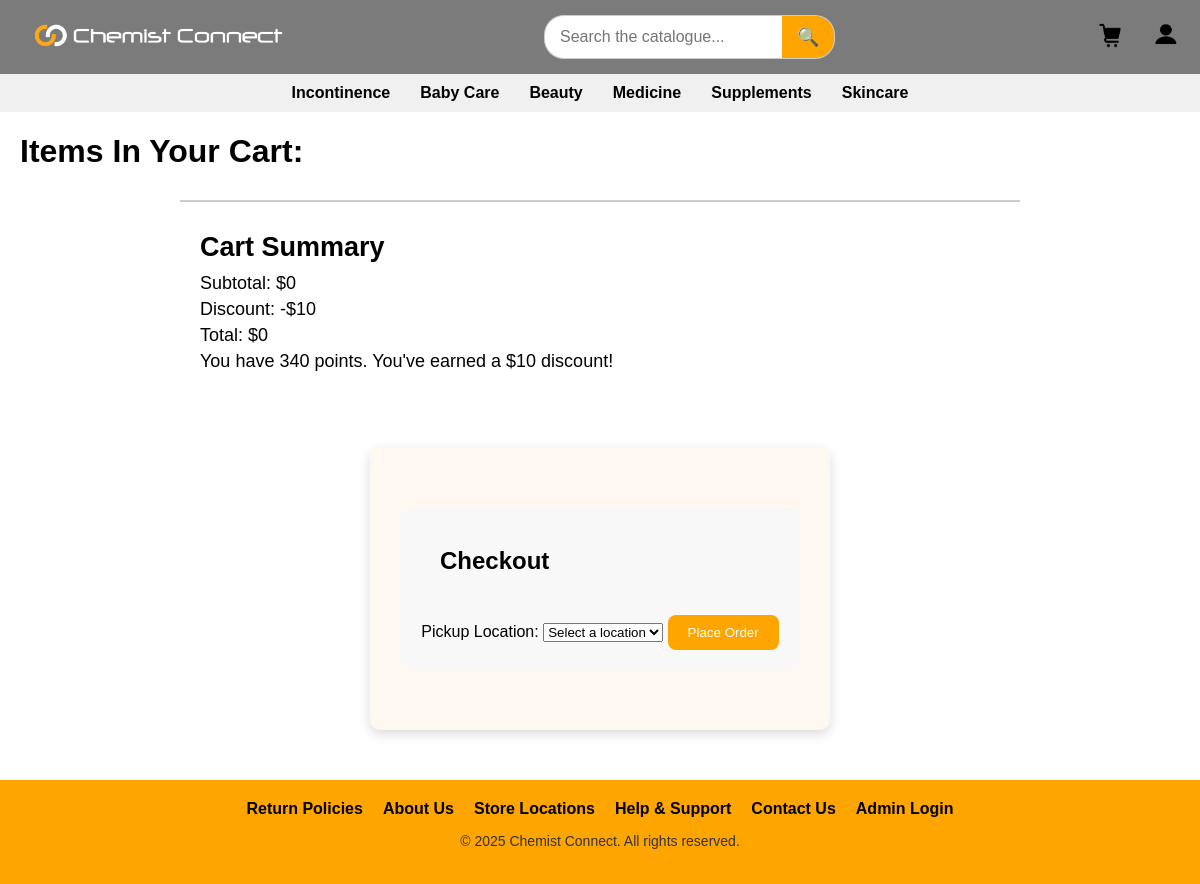
/cart (signed in), run on an earlier commit of the app's database.
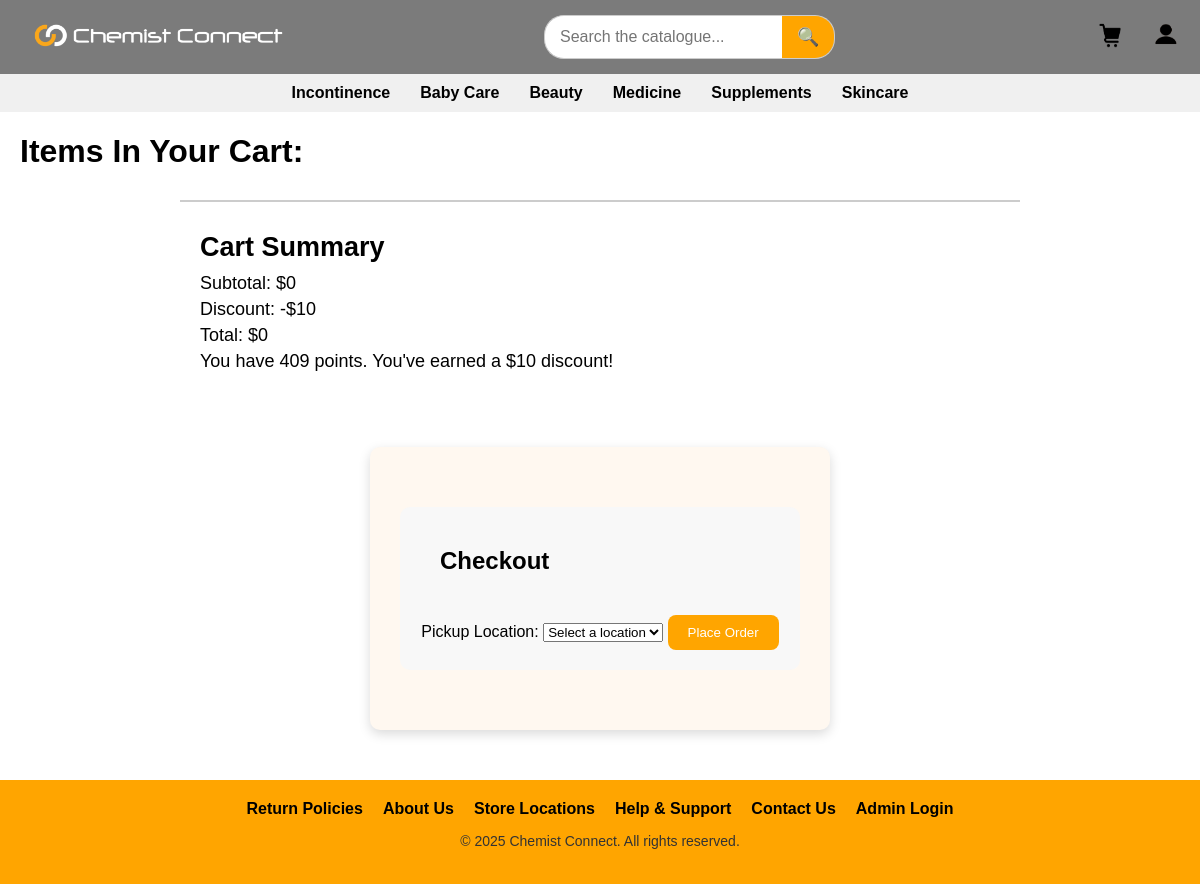
And on a later commit of the database.
### tables this page shows
CREATE TABLE users_database (
    id INTEGER PRIMARY KEY, 
    first_name TEXT NOT NULL,
    last_name TEXT NOT NULL,
    password TEXT NOT NULL,
    mobile TEXT UNIQUE,
    email TEXT NOT NULL UNIQUE,
    address TEXT,
    points INTEGER
);

### app.py (the view)
@app.route('/cart')
def view_cart():
    cart = request.cookies.get('cart')
    cart_data = json.loads(cart) if cart else {}
    connection = get_db_connection()
    product_list = []
    for product_id, quantity in cart_data.items():
        product = connection.execute('SELECT * FROM product_database WHERE id = ?', (product_id,)).fetchone()
        if product:
            product = dict(product)
            product['quantity'] = quantity
            product_list.append(product)
    subtotal = round(sum(item['price'] * item['quantity'] for item in product_list), 2)
    discount = 0
    user_points = 0
    if 'user_id' in session:
        user = connection.execute('SELECT points FROM users_database WHERE id = ?', (session['user_id'],)).fetchone()
        if user and user['points'] is not None:
            user_points = user['points']
            if user_points >= 200:
                discount = 10
    total = max(subtotal - discount, 0)
    connection.close()
    return render_template('cartpage.html', cart=product_list, subtotal=subtotal, discount=discount, total=total, user_points=user_points)

### app.py (called while the page is built)
def get_db_connection():
    connection = sqlite3.connect('website_database.db')
    connection.row_factory = sqlite3.Row
    return connection

@app.after_request
def add_header(response):
    if 'admin_id' not in session:
        response.headers['Cache-Control'] = 'no-store'
    return response

### templates/cartpage.html (shortened to what this page needs)
<!DOCTYPE html>
<html lang="en">
<head>
    <link rel="stylesheet" href="../static/stylesheet.css">
</head>
<body>
    <header>
        <a href="{{ url_for('homepage' )}}">
        <img src="{{ url_for('static', filename='images/logo_landscape.png')}}" alt="Logo" class="corner-image">
        </a>
        <div class="search-bar">
            <form action="{{ url_for('search') }}" method="GET">
                <input type="text" name="query" placeholder="Search the catalogue...">
                <button type="submit" class="search-button">🔍</button>
            </form>
        </div>
        <div class="header-icons">
            <a href="{{ url_for('view_cart')}}"><img src="{{ url_for('static',filename='images/cart.png')}}" alt="Cart" class="icon"></a>
            <div class="dropdown">
                <img src="{{ url_for('static', filename='images/profile.png')}}" alt="Profile" class="icon dropdown-toggle" onclick="toggleDropdown()"/>
            </div>
        </div>
    </header>
<nav class="category-nav">
        <a href="{{ url_for('categorypage', category_name='Incontinence')}}">Incontinence</a>
        <a href="{{ url_for('categorypage', category_name='Baby Products')}}">Baby Care</a>
        <a href="{{ url_for('categorypage', category_name='Beauty')}}">Beauty</a>
        <a href="{{ url_for('categorypage', category_name='Medicine')}}">Medicine</a>
        <a href="{{ url_for('categorypage', category_name='Supplements')}}">Supplements</a>
        <a href="{{ url_for('categorypage', category_name='Skincare')}}">Skincare</a>
    </nav>
    <h1>Items In Your Cart:</h1>
      <div class="cart-summary">
        <h2>Cart Summary</h2>
        <p>Subtotal: ${{ subtotal }}</p>
        {% if discount > 0 %}
            <p>Discount: -${{ discount }}</p>
        {% endif %}
        <p>Total: ${{ total }}</p>
        {% if session.get('user_id') %}
            <p>You have {{ user_points }} points.
                {% if user_points >= 200 %}
                    You've earned a $10 discount!
                {% else %}
                    Earn 200 points to get $10 off your next order.
                {% endif %}
            </p>
        {% else %}
            <p>Sign up and collect points on every purchase!</p>
        {% endif %}
    </div>
        <div class="form-container">
    <form id="checkout-form" class="checkout-form">
        <h2>Checkout</h2>
        <label for="pickup_location">Pickup Location:</label>
        <select name="pickup_location" id="pickup_location" class="form-input" required>
            <option value="">Select a location</option>
        </select>
        <button type="submit" class="btn">Place Order</button>
    </form>
</div>
    <footer class="site-footer">
        <div class="footer-links">
            <a href="{{ url_for('returns')}}">Return Policies</a>
            <a href="{{ url_for('aboutus')}}">About Us</a>
            <a href="{{ url_for('locations')}}">Store Locations</a>
            <a href="{{ url_for('helpsupport')}}">Help & Support</a>
            <a href="{{ url_for('contactus')}}">Contact Us</a>
            <a href="{{ url_for('adminlogin')}}">Admin Login</a>
        </div>
        <p class="footer-text">© 2025 Chemist Connect. All rights reserved.</p>
    </footer>
</body>
</html>

What changed in the data, as far as the page shows it:
changed users_database: points "340" → "409"
